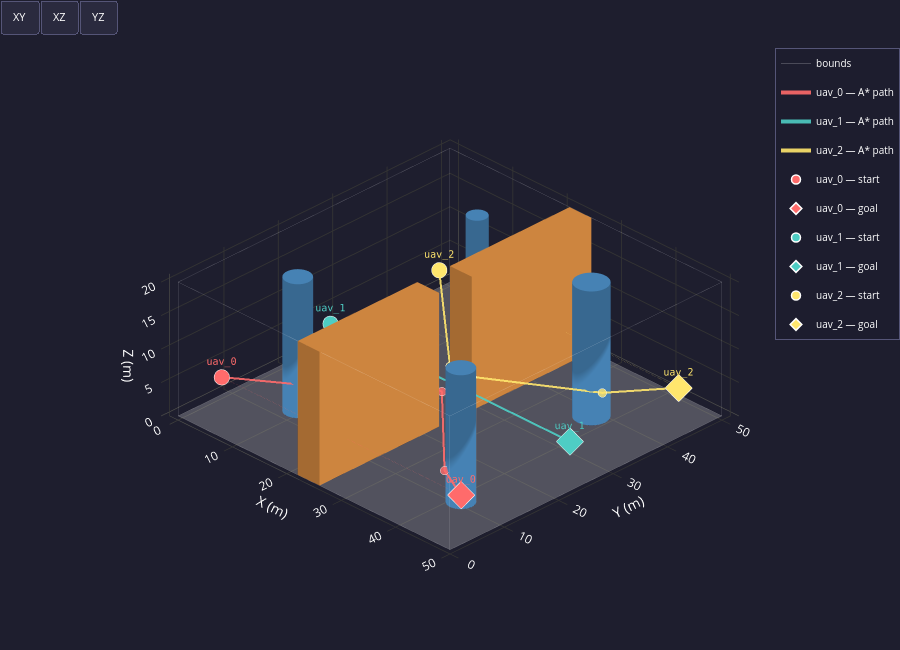

The notebook cell this image was saved under:
### Code cell
# ── Cell 2 — Global Path Planning (A*) ──────────────────────────────────────
from global_planner import plan_paths, PlanResult, PlannerConfig
import logging
logging.getLogger("global_planner").setLevel(logging.WARNING)

PLANNER_CONFIG = os.path.join(_SWARM_DIR, "configs", "planner.yaml")

# ── Load planner config ───────────────────────────────────────────────────────
try:
    planner_cfg = PlannerConfig.from_yaml(PLANNER_CONFIG)
    w = env.world
    print(f"✓  Planner      [{os.path.basename(PLANNER_CONFIG)}]  "
          f"connectivity={planner_cfg.connectivity}  clearance={planner_cfg.clearance} voxel")
except Exception as exc:
    print(f"✗  Planner      [{os.path.basename(PLANNER_CONFIG)}]  FAILED → {exc}")
    raise

# ── Run A* for all UAVs ───────────────────────────────────────────────────────
print(f"Running A* for {len(fleet.uavs)} UAVs  "
      f"(grid {env.world.nx}×{env.world.ny}×{env.world.nz})")

try:
    paths = plan_paths(env, fleet,
                       connectivity=planner_cfg.connectivity,
                       clearance=planner_cfg.clearance)
    for pr in paths:
        print(f"  ✓  {pr.uav_id:<10}  A*: {pr.n_astar_nodes:4d} nodes  "
              f"→  LOS: {pr.n_waypoints} waypoints  →  {pr.path_length:.1f} m")
except RuntimeError as exc:
    print(f"  ✗  A* FAILED — {exc}")
    raise

# ── Visualisation — same scene as Cell 1 + pruned paths ──────────────────────
plot_environment_3d(env, fleet=fleet, paths=paths)

### Figure 1 — Plotly figure (JSON) as saved in the notebook; plotly's stock layout.template omitted (floating-point values rounded to 4 significant figures; data arrays with more than 128 entries replaced by an {"elided": "..."} marker saying what was removed)
{"data": [{"color": "#EFEFEF", "flatshading": true, "hoverinfo": "skip", "i": [0, 0], "j": [1, 2], "k": [2, 3], "name": "floor", "opacity": 0.25, "showscale": false, "type": "mesh3d", "x": [0, 50, 50, 0], "y": [0, 0, 50, 50], "z": [0, 0, 0, 0]}, {"hoverinfo": "skip", "line": {"color": "white", "width": 1}, "mode": "lines", "name": "bounds", "opacity": 0.2, "type": "scatter3d", "x": [0, 50, null, 50, 50, null, 50, 0, null, 0, 0, null, 0, 50, null, 50, 50, null, 50, 0, null, 0, 0, null, 0, 0, null, 50, 50, null, 50, 50, null, 0, 0, null], "y": [0, 0, null, 0, 50, null, 50, 50, null, 50, 0, null, 0, 0, null, 0, 50, null, 50, 50, null, 50, 0, null, 0, 0, null, 0, 0, null, 50, 50, null, 50, 50, null], "z": [0, 0, null, 0, 0, null, 0, 0, null, 0, 0, null, 20, 20, null, 20, 20, null, 20, 20, null, 20, 20, null, 0, 20, null, 0, 20, null, 0, 20, null, 0, 20, null]}, {"color": "#4682B4", "flatshading": false, "hoverinfo": "skip", "i": {"elided": "160 int values"}, "j": {"elided": "160 int values"}, "k": {"elided": "160 int values"}, "name": "cyl_0", "opacity": 1, "showscale": false, "type": "mesh3d", "x": [12.0, 11.98, 11.9, 11.78, 11.62, 11.41, 11.18, 10.91, 10.62, 10.31, 10.0, 9.687, 9.382, 9.092, 8.824, 8.586, 8.382, 8.218, 8.098, 8.025, 8.0, 8.025, 8.098, 8.218, 8.382, 8.586, 8.824, 9.092, 9.382, 9.687, 10.0, 10.31, 10.62, 10.91, 11.18, 11.41, 11.62, 11.78, 11.9, 11.98, 12.0, 11.98, 11.9, 11.78, 11.62, 11.41, 11.18, 10.91, 10.62, 10.31, 10.0, 9.687, 9.382, 9.092, 8.824, 8.586, 8.382, 8.218, 8.098, 8.025, 8.0, 8.025, 8.098, 8.218, 8.382, 8.586, 8.824, 9.092, 9.382, 9.687, 10.0, 10.31, 10.62, 10.91, 11.18, 11.41, 11.62, 11.78, 11.9, 11.98, 10.0, 10.0], "y": [12.0, 12.31, 12.62, 12.91, 13.18, 13.41, 13.62, 13.78, 13.9, 13.98, 14.0, 13.98, 13.9, 13.78, 13.62, 13.41, 13.18, 12.91, 12.62, 12.31, 12.0, 11.69, 11.38, 11.09, 10.82, 10.59, 10.38, 10.22, 10.1, 10.02, 10.0, 10.02, 10.1, 10.22, 10.38, 10.59, 10.82, 11.09, 11.38, 11.69, 12.0, 12.31, 12.62, 12.91, 13.18, 13.41, 13.62, 13.78, 13.9, 13.98, 14.0, 13.98, 13.9, 13.78, 13.62, 13.41, 13.18, 12.91, 12.62, 12.31, 12.0, 11.69, 11.38, 11.09, 10.82, 10.59, 10.38, 10.22, 10.1, 10.02, 10.0, 10.02, 10.1, 10.22, 10.38, 10.59, 10.82, 11.09, 11.38, 11.69, 12.0, 12.0], "z": [0.0, 0.0, 0.0, 0.0, 0.0, 0.0, 0.0, 0.0, 0.0, 0.0, 0.0, 0.0, 0.0, 0.0, 0.0, 0.0, 0.0, 0.0, 0.0, 0.0, 0.0, 0.0, 0.0, 0.0, 0.0, 0.0, 0.0, 0.0, 0.0, 0.0, 0.0, 0.0, 0.0, 0.0, 0.0, 0.0, 0.0, 0.0, 0.0, 0.0, 20.0, 20.0, 20.0, 20.0, 20.0, 20.0, 20.0, 20.0, 20.0, 20.0, 20.0, 20.0, 20.0, 20.0, 20.0, 20.0, 20.0, 20.0, 20.0, 20.0, 20.0, 20.0, 20.0, 20.0, 20.0, 20.0, 20.0, 20.0, 20.0, 20.0, 20.0, 20.0, 20.0, 20.0, 20.0, 20.0, 20.0, 20.0, 20.0, 20.0, 0.0, 20.0]}, {"color": "#4682B4", "flatshading": false, "hoverinfo": "skip", "i": {"elided": "160 int values"}, "j": {"elided": "160 int values"}, "k": {"elided": "160 int values"}, "name": "cyl_1", "opacity": 1, "showscale": false, "type": "mesh3d", "x": [40.5, 40.47, 40.38, 40.23, 40.02, 39.77, 39.47, 39.13, 38.77, 38.39, 38.0, 37.61, 37.23, 36.87, 36.53, 36.23, 35.98, 35.77, 35.62, 35.53, 35.5, 35.53, 35.62, 35.77, 35.98, 36.23, 36.53, 36.87, 37.23, 37.61, 38.0, 38.39, 38.77, 39.13, 39.47, 39.77, 40.02, 40.23, 40.38, 40.47, 40.5, 40.47, 40.38, 40.23, 40.02, 39.77, 39.47, 39.13, 38.77, 38.39, 38.0, 37.61, 37.23, 36.87, 36.53, 36.23, 35.98, 35.77, 35.62, 35.53, 35.5, 35.53, 35.62, 35.77, 35.98, 36.23, 36.53, 36.87, 37.23, 37.61, 38.0, 38.39, 38.77, 39.13, 39.47, 39.77, 40.02, 40.23, 40.38, 40.47, 38.0, 38.0], "y": [38.0, 38.39, 38.77, 39.13, 39.47, 39.77, 40.02, 40.23, 40.38, 40.47, 40.5, 40.47, 40.38, 40.23, 40.02, 39.77, 39.47, 39.13, 38.77, 38.39, 38.0, 37.61, 37.23, 36.87, 36.53, 36.23, 35.98, 35.77, 35.62, 35.53, 35.5, 35.53, 35.62, 35.77, 35.98, 36.23, 36.53, 36.87, 37.23, 37.61, 38.0, 38.39, 38.77, 39.13, 39.47, 39.77, 40.02, 40.23, 40.38, 40.47, 40.5, 40.47, 40.38, 40.23, 40.02, 39.77, 39.47, 39.13, 38.77, 38.39, 38.0, 37.61, 37.23, 36.87, 36.53, 36.23, 35.98, 35.77, 35.62, 35.53, 35.5, 35.53, 35.62, 35.77, 35.98, 36.23, 36.53, 36.87, 37.23, 37.61, 38.0, 38.0], "z": [0.0, 0.0, 0.0, 0.0, 0.0, 0.0, 0.0, 0.0, 0.0, 0.0, 0.0, 0.0, 0.0, 0.0, 0.0, 0.0, 0.0, 0.0, 0.0, 0.0, 0.0, 0.0, 0.0, 0.0, 0.0, 0.0, 0.0, 0.0, 0.0, 0.0, 0.0, 0.0, 0.0, 0.0, 0.0, 0.0, 0.0, 0.0, 0.0, 0.0, 20.0, 20.0, 20.0, 20.0, 20.0, 20.0, 20.0, 20.0, 20.0, 20.0, 20.0, 20.0, 20.0, 20.0, 20.0, 20.0, 20.0, 20.0, 20.0, 20.0, 20.0, 20.0, 20.0, 20.0, 20.0, 20.0, 20.0, 20.0, 20.0, 20.0, 20.0, 20.0, 20.0, 20.0, 20.0, 20.0, 20.0, 20.0, 20.0, 20.0, 0.0, 20.0]}, {"color": "#4682B4", "flatshading": false, "hoverinfo": "skip", "i": {"elided": "160 int values"}, "j": {"elided": "160 int values"}, "k": {"elided": "160 int values"}, "name": "cyl_2", "opacity": 1, "showscale": false, "type": "mesh3d", "x": [16.5, 16.48, 16.43, 16.34, 16.21, 16.06, 15.88, 15.68, 15.46, 15.23, 15.0, 14.77, 14.54, 14.32, 14.12, 13.94, 13.79, 13.66, 13.57, 13.52, 13.5, 13.52, 13.57, 13.66, 13.79, 13.94, 14.12, 14.32, 14.54, 14.77, 15.0, 15.23, 15.46, 15.68, 15.88, 16.06, 16.21, 16.34, 16.43, 16.48, 16.5, 16.48, 16.43, 16.34, 16.21, 16.06, 15.88, 15.68, 15.46, 15.23, 15.0, 14.77, 14.54, 14.32, 14.12, 13.94, 13.79, 13.66, 13.57, 13.52, 13.5, 13.52, 13.57, 13.66, 13.79, 13.94, 14.12, 14.32, 14.54, 14.77, 15.0, 15.23, 15.46, 15.68, 15.88, 16.06, 16.21, 16.34, 16.43, 16.48, 15.0, 15.0], "y": [40.0, 40.23, 40.46, 40.68, 40.88, 41.06, 41.21, 41.34, 41.43, 41.48, 41.5, 41.48, 41.43, 41.34, 41.21, 41.06, 40.88, 40.68, 40.46, 40.23, 40.0, 39.77, 39.54, 39.32, 39.12, 38.94, 38.79, 38.66, 38.57, 38.52, 38.5, 38.52, 38.57, 38.66, 38.79, 38.94, 39.12, 39.32, 39.54, 39.77, 40.0, 40.23, 40.46, 40.68, 40.88, 41.06, 41.21, 41.34, 41.43, 41.48, 41.5, 41.48, 41.43, 41.34, 41.21, 41.06, 40.88, 40.68, 40.46, 40.23, 40.0, 39.77, 39.54, 39.32, 39.12, 38.94, 38.79, 38.66, 38.57, 38.52, 38.5, 38.52, 38.57, 38.66, 38.79, 38.94, 39.12, 39.32, 39.54, 39.77, 40.0, 40.0], "z": [0.0, 0.0, 0.0, 0.0, 0.0, 0.0, 0.0, 0.0, 0.0, 0.0, 0.0, 0.0, 0.0, 0.0, 0.0, 0.0, 0.0, 0.0, 0.0, 0.0, 0.0, 0.0, 0.0, 0.0, 0.0, 0.0, 0.0, 0.0, 0.0, 0.0, 0.0, 0.0, 0.0, 0.0, 0.0, 0.0, 0.0, 0.0, 0.0, 0.0, 20.0, 20.0, 20.0, 20.0, 20.0, 20.0, 20.0, 20.0, 20.0, 20.0, 20.0, 20.0, 20.0, 20.0, 20.0, 20.0, 20.0, 20.0, 20.0, 20.0, 20.0, 20.0, 20.0, 20.0, 20.0, 20.0, 20.0, 20.0, 20.0, 20.0, 20.0, 20.0, 20.0, 20.0, 20.0, 20.0, 20.0, 20.0, 20.0, 20.0, 0.0, 20.0]}, {"color": "#4682B4", "flatshading": false, "hoverinfo": "skip", "i": {"elided": "160 int values"}, "j": {"elided": "160 int values"}, "k": {"elided": "160 int values"}, "name": "cyl_3", "opacity": 1, "showscale": false, "type": "mesh3d", "x": [44.0, 43.98, 43.9, 43.78, 43.62, 43.41, 43.18, 42.91, 42.62, 42.31, 42.0, 41.69, 41.38, 41.09, 40.82, 40.59, 40.38, 40.22, 40.1, 40.02, 40.0, 40.02, 40.1, 40.22, 40.38, 40.59, 40.82, 41.09, 41.38, 41.69, 42.0, 42.31, 42.62, 42.91, 43.18, 43.41, 43.62, 43.78, 43.9, 43.98, 44.0, 43.98, 43.9, 43.78, 43.62, 43.41, 43.18, 42.91, 42.62, 42.31, 42.0, 41.69, 41.38, 41.09, 40.82, 40.59, 40.38, 40.22, 40.1, 40.02, 40.0, 40.02, 40.1, 40.22, 40.38, 40.59, 40.82, 41.09, 41.38, 41.69, 42.0, 42.31, 42.62, 42.91, 43.18, 43.41, 43.62, 43.78, 43.9, 43.98, 42.0, 42.0], "y": [10.0, 10.31, 10.62, 10.91, 11.18, 11.41, 11.62, 11.78, 11.9, 11.98, 12.0, 11.98, 11.9, 11.78, 11.62, 11.41, 11.18, 10.91, 10.62, 10.31, 10.0, 9.687, 9.382, 9.092, 8.824, 8.586, 8.382, 8.218, 8.098, 8.025, 8.0, 8.025, 8.098, 8.218, 8.382, 8.586, 8.824, 9.092, 9.382, 9.687, 10.0, 10.31, 10.62, 10.91, 11.18, 11.41, 11.62, 11.78, 11.9, 11.98, 12.0, 11.98, 11.9, 11.78, 11.62, 11.41, 11.18, 10.91, 10.62, 10.31, 10.0, 9.687, 9.382, 9.092, 8.824, 8.586, 8.382, 8.218, 8.098, 8.025, 8.0, 8.025, 8.098, 8.218, 8.382, 8.586, 8.824, 9.092, 9.382, 9.687, 10.0, 10.0], "z": [0.0, 0.0, 0.0, 0.0, 0.0, 0.0, 0.0, 0.0, 0.0, 0.0, 0.0, 0.0, 0.0, 0.0, 0.0, 0.0, 0.0, 0.0, 0.0, 0.0, 0.0, 0.0, 0.0, 0.0, 0.0, 0.0, 0.0, 0.0, 0.0, 0.0, 0.0, 0.0, 0.0, 0.0, 0.0, 0.0, 0.0, 0.0, 0.0, 0.0, 20.0, 20.0, 20.0, 20.0, 20.0, 20.0, 20.0, 20.0, 20.0, 20.0, 20.0, 20.0, 20.0, 20.0, 20.0, 20.0, 20.0, 20.0, 20.0, 20.0, 20.0, 20.0, 20.0, 20.0, 20.0, 20.0, 20.0, 20.0, 20.0, 20.0, 20.0, 20.0, 20.0, 20.0, 20.0, 20.0, 20.0, 20.0, 20.0, 20.0, 0.0, 20.0]}, {"color": "#CD853F", "flatshading": true, "hoverinfo": "skip", "i": [7, 0, 0, 0, 4, 4, 6, 6, 4, 0, 3, 2], "j": [3, 4, 1, 2, 5, 6, 5, 2, 0, 1, 6, 3], "k": [0, 7, 2, 7, 6, 7, 1, 1, 5, 5, 7, 6], "name": "passage_wall_south", "opacity": 1, "showscale": false, "type": "mesh3d", "x": [22, 26, 26, 22, 22, 26, 26, 22], "y": [0, 0, 22, 22, 0, 0, 22, 22], "z": [0, 0, 0, 0, 20, 20, 20, 20]}, {"color": "#CD853F", "flatshading": true, "hoverinfo": "skip", "i": [7, 0, 0, 0, 4, 4, 6, 6, 4, 0, 3, 2], "j": [3, 4, 1, 2, 5, 6, 5, 2, 0, 1, 6, 3], "k": [0, 7, 2, 7, 6, 7, 1, 1, 5, 5, 7, 6], "name": "passage_wall_north", "opacity": 1, "showscale": false, "type": "mesh3d", "x": [22, 26, 26, 22, 22, 26, 26, 22], "y": [28, 28, 50, 50, 28, 28, 50, 50], "z": [0, 0, 0, 0, 20, 20, 20, 20]}, {"hovertemplate": "<b>uav_0 — A* path</b><br>x=%{x:.1f}  y=%{y:.1f}  z=%{z:.1f}<extra></extra>", "legendgroup": "uav_0_path", "line": {"color": "#FF6B6B", "width": 4}, "mode": "lines", "name": "uav_0 — A* path", "opacity": 0.9, "showlegend": true, "type": "scatter3d", "x": [3, 12.25, 21.75, 26.25, 41.25, 47], "y": [5, 10.75, 22.25, 22.25, 7.75, 5], "z": [5, 5.25, 5.25, 5.25, 5.25, 5]}, {"hoverinfo": "skip", "legendgroup": "uav_0_path", "marker": {"color": "#FF6B6B", "line": {"color": "white", "width": 1}, "size": 5}, "mode": "markers", "opacity": 0.8, "showlegend": false, "type": "scatter3d", "x": [12.25, 21.75, 26.25, 41.25], "y": [10.75, 22.25, 22.25, 7.75], "z": [5.25, 5.25, 5.25, 5.25]}, {"hovertemplate": "<b>uav_1 — A* path</b><br>x=%{x:.1f}  y=%{y:.1f}  z=%{z:.1f}<extra></extra>", "legendgroup": "uav_1_path", "line": {"color": "#4ECDC4", "width": 4}, "mode": "lines", "name": "uav_1 — A* path", "opacity": 0.9, "showlegend": true, "type": "scatter3d", "x": [3, 47], "y": [25, 25], "z": [5, 5]}, {"hovertemplate": "<b>uav_2 — A* path</b><br>x=%{x:.1f}  y=%{y:.1f}  z=%{z:.1f}<extra></extra>", "legendgroup": "uav_2_path", "line": {"color": "#FFE66D", "width": 4}, "mode": "lines", "name": "uav_2 — A* path", "opacity": 0.9, "showlegend": true, "type": "scatter3d", "x": [3, 22.25, 26.25, 41.25, 47], "y": [45, 27.75, 27.75, 36.75, 45], "z": [5, 5.25, 5.25, 5.25, 5]}, {"hoverinfo": "skip", "legendgroup": "uav_2_path", "marker": {"color": "#FFE66D", "line": {"color": "white", "width": 1}, "size": 5}, "mode": "markers", "opacity": 0.8, "showlegend": false, "type": "scatter3d", "x": [22.25, 26.25, 41.25], "y": [27.75, 27.75, 36.75], "z": [5.25, 5.25, 5.25]}, {"hovertemplate": "<b>uav_0 — start</b><br>x=3.0  y=5.0  z=5.0<extra></extra>", "legendgroup": "uav_0_start", "marker": {"color": "#FF6B6B", "line": {"color": "white", "width": 1.5}, "size": 9, "symbol": "circle"}, "mode": "markers+text", "name": "uav_0 — start", "showlegend": true, "text": ["uav_0"], "textfont": {"color": "#FF6B6B", "family": "monospace", "size": 10}, "textposition": "top center", "type": "scatter3d", "x": [3], "y": [5], "z": [5]}, {"hovertemplate": "<b>uav_0 — goal</b><br>x=47.0  y=5.0  z=5.0<extra></extra>", "legendgroup": "uav_0_goal", "marker": {"color": "#FF6B6B", "line": {"color": "white", "width": 1.5}, "size": 9, "symbol": "diamond"}, "mode": "markers+text", "name": "uav_0 — goal", "showlegend": true, "text": ["uav_0"], "textfont": {"color": "#FF6B6B", "family": "monospace", "size": 10}, "textposition": "top center", "type": "scatter3d", "x": [47], "y": [5], "z": [5]}, {"hoverinfo": "skip", "legendgroup": "uav_0_start", "line": {"color": "#FF6B6B", "dash": "dot", "width": 1.5}, "mode": "lines", "opacity": 0.35, "showlegend": false, "type": "scatter3d", "x": [3, 47], "y": [5, 5], "z": [5, 5]}, {"hovertemplate": "<b>uav_1 — start</b><br>x=3.0  y=25.0  z=5.0<extra></extra>", "legendgroup": "uav_1_start", "marker": {"color": "#4ECDC4", "line": {"color": "white", "width": 1.5}, "size": 9, "symbol": "circle"}, "mode": "markers+text", "name": "uav_1 — start", "showlegend": true, "text": ["uav_1"], "textfont": {"color": "#4ECDC4", "family": "monospace", "size": 10}, "textposition": "top center", "type": "scatter3d", "x": [3], "y": [25], "z": [5]}, {"hovertemplate": "<b>uav_1 — goal</b><br>x=47.0  y=25.0  z=5.0<extra></extra>", "legendgroup": "uav_1_goal", "marker": {"color": "#4ECDC4", "line": {"color": "white", "width": 1.5}, "size": 9, "symbol": "diamond"}, "mode": "markers+text", "name": "uav_1 — goal", "showlegend": true, "text": ["uav_1"], "textfont": {"color": "#4ECDC4", "family": "monospace", "size": 10}, "textposition": "top center", "type": "scatter3d", "x": [47], "y": [25], "z": [5]}, {"hoverinfo": "skip", "legendgroup": "uav_1_start", "line": {"color": "#4ECDC4", "dash": "dot", "width": 1.5}, "mode": "lines", "opacity": 0.35, "showlegend": false, "type": "scatter3d", "x": [3, 47], "y": [25, 25], "z": [5, 5]}, {"hovertemplate": "<b>uav_2 — start</b><br>x=3.0  y=45.0  z=5.0<extra></extra>", "legendgroup": "uav_2_start", "marker": {"color": "#FFE66D", "line": {"color": "white", "width": 1.5}, "size": 9, "symbol": "circle"}, "mode": "markers+text", "name": "uav_2 — start", "showlegend": true, "text": ["uav_2"], "textfont": {"color": "#FFE66D", "family": "monospace", "size": 10}, "textposition": "top center", "type": "scatter3d", "x": [3], "y": [45], "z": [5]}, {"hovertemplate": "<b>uav_2 — goal</b><br>x=47.0  y=45.0  z=5.0<extra></extra>", "legendgroup": "uav_2_goal", "marker": {"color": "#FFE66D", "line": {"color": "white", "width": 1.5}, "size": 9, "symbol": "diamond"}, "mode": "markers+text", "name": "uav_2 — goal", "showlegend": true, "text": ["uav_2"], "textfont": {"color": "#FFE66D", "family": "monospace", "size": 10}, "textposition": "top center", "type": "scatter3d", "x": [47], "y": [45], "z": [5]}, {"hoverinfo": "skip", "legendgroup": "uav_2_start", "line": {"color": "#FFE66D", "dash": "dot", "width": 1.5}, "mode": "lines", "opacity": 0.35, "showlegend": false, "type": "scatter3d", "x": [3, 47], "y": [45, 45], "z": [5, 5]}], "layout": {"height": 650, "legend": {"bgcolor": "rgba(30,30,46,0.85)", "bordercolor": "#555577", "borderwidth": 1, "font": {"color": "white", "size": 10}, "x": 1, "xanchor": "right", "y": 1, "yanchor": "top"}, "margin": {"b": 0, "l": 0, "r": 0, "t": 40}, "paper_bgcolor": "#1E1E2E", "scene": {"aspectmode": "data", "bgcolor": "#1E1E2E", "camera": {"eye": {"x": 1.5, "y": -1.5, "z": 1.2}, "projection": {"type": "orthographic"}}, "xaxis": {"color": "white", "gridcolor": "#333333", "showbackground": false, "title": {"text": "X (m)"}, "zerolinecolor": "#555555"}, "yaxis": {"color": "white", "gridcolor": "#333333", "showbackground": false, "title": {"text": "Y (m)"}, "zerolinecolor": "#555555"}, "zaxis": {"color": "white", "gridcolor": "#333333", "showbackground": false, "title": {"text": "Z (m)"}, "zerolinecolor": "#555555"}}, "showlegend": true, "updatemenus": [{"bgcolor": "#2A2A3E", "bordercolor": "#555577", "buttons": [{"args": ["scene.camera", {"center": {"x": 0, "y": 0, "z": 0}, "eye": {"x": 0, "y": 0, "z": 2.5}, "projection": {"type": "orthographic"}, "up": {"x": 0, "y": 1, "z": 0}}], "label": "XY", "method": "relayout"}, {"args": ["scene.camera", {"center": {"x": 0, "y": 0, "z": 0}, "eye": {"x": 0, "y": -2.5, "z": 0}, "projection": {"type": "orthographic"}, "up": {"x": 0, "y": 0, "z": 1}}], "label": "XZ", "method": "relayout"}, {"args": ["scene.camera", {"center": {"x": 0, "y": 0, "z": 0}, "eye": {"x": 2.5, "y": 0, "z": 0}, "projection": {"type": "orthographic"}, "up": {"x": 0, "y": 0, "z": 1}}], "label": "YZ", "method": "relayout"}], "direction": "right", "font": {"color": "white", "size": 11}, "showactive": false, "type": "buttons", "x": 0, "xanchor": "left", "y": 1.08, "yanchor": "top"}], "width": 900}}
